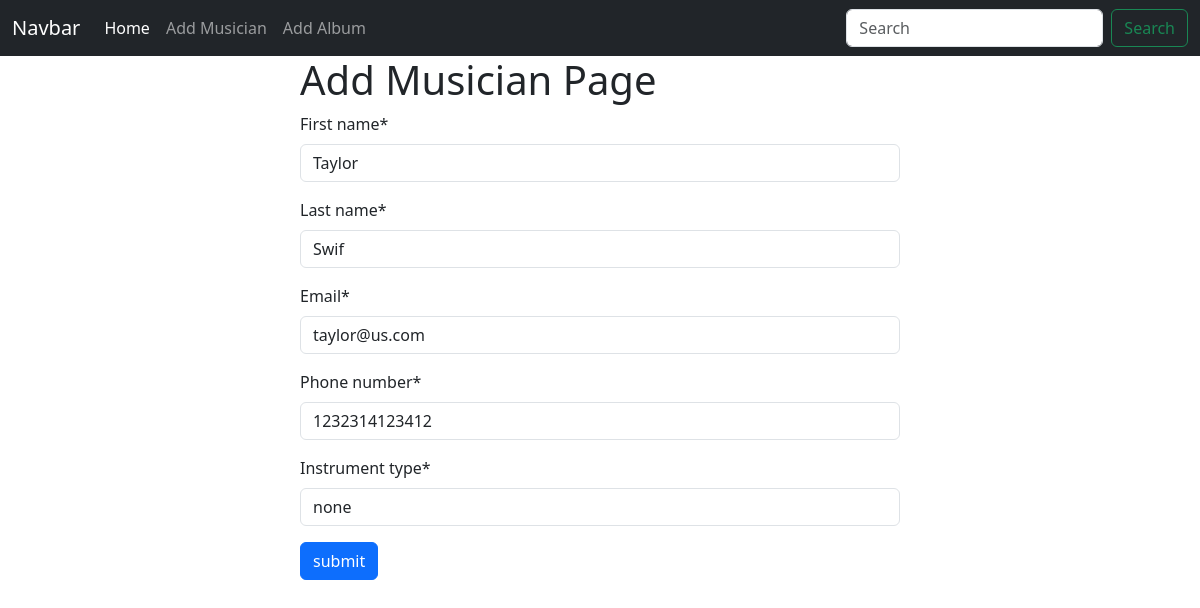
Page /musician/edit/14/ on the committed database.
### musician/models.py (models this page shows, shortened)
class Musician(models.Model):
    first_name = models.CharField(max_length=50)
    last_name = models.CharField(max_length=50)
    email = models.EmailField(max_length=50)
    phone_number = models.IntegerField(max_length=13)
    instrument_type = models.CharField(max_length=50)

### musician/views.py (the view)
# urls.py: path("edit/<int:id>/", views.edit_musician, name="edit_musician"),
def edit_musician(request, id):
    musician = Musician.objects.get(id=id)
    if request.method == "POST":
        form = MusicianForm(request.POST, instance=musician)
        if form.is_valid():
            form.save()
            return redirect("homepage")
    else:
        form = MusicianForm(instance=musician)
    return render(request, "add_musician.html", {"form": form})

### musician/forms.py
class MusicianForm(forms.ModelForm):
    class Meta:
        model = Musician
        fields = "__all__"

### musician/templates/add_musician.html (shortened to what this page needs)
{% extends "base.html" %}
{% load crispy_forms_tags %}
{% block content %}
<form method="post" style="width: 50%; margin:auto">
    <h1>Add Musician Page</h1>
    {{form | crispy}}
    <button class="btn btn-primary">submit</button>
</form>
{% endblock %}

### rows in the picture
Musician: first_name "Taylor", last_name "Swif", email "taylor@us.com", phone_number "1232314123412", instrument_type "none"
